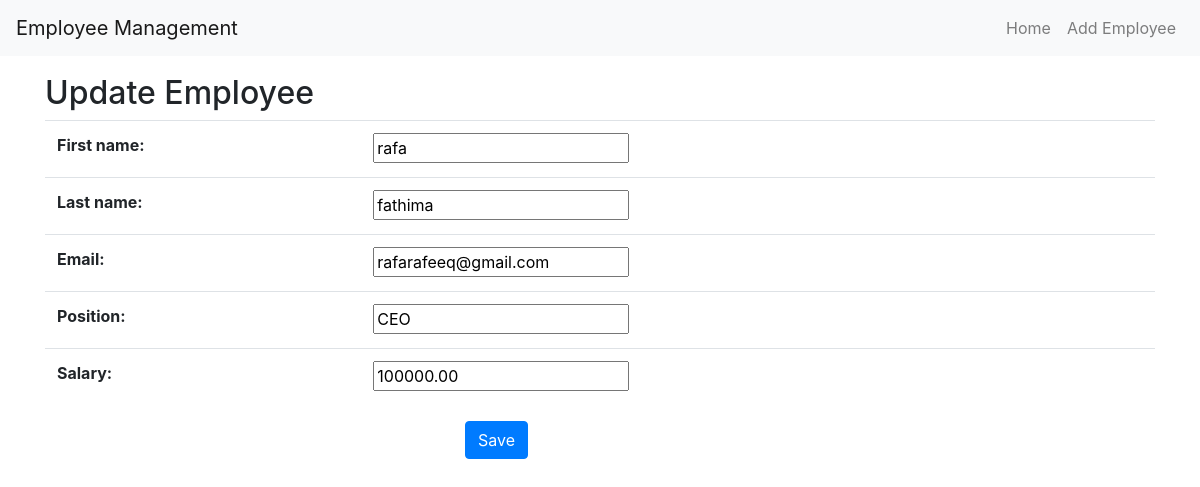
The page /update/4/ on the database its author committed.
### app2/models.py (models this page shows, shortened)
class Employee(models.Model):
    first_name = models.CharField(max_length=50)
    last_name = models.CharField(max_length=50)
    email = models.EmailField(unique=True)
    position = models.CharField(max_length=100)
    salary = models.DecimalField(max_digits=10, decimal_places=2)

### app2/views.py (the view)
# urls.py: path('update/<int:pk>/', views.employee_update, name='employee_update'),
def employee_update(request, pk):
    employee = get_object_or_404(Employee, pk=pk)
    if request.method == 'POST':
        form = EmployeeForm(request.POST, instance=employee)
        if form.is_valid():
            form.save()
            return redirect('employee_list')
    else:
        form = EmployeeForm(instance=employee)
    return render(request, 'employee_form.html', {'form': form})

### app2/forms.py
class EmployeeForm(forms.ModelForm):
    class Meta:
        model = Employee
        fields = ['first_name', 'last_name', 'email', 'position', 'salary']

### templates/employee_form.html (shortened to what this page needs)
{% extends 'base.html' %}
{% block content %}
<br>
<h2>{{ form.instance.pk|yesno:"Update Employee,Add New Employee" }}</h2>
<form method="post">
    <table class="table">
        {{ form.as_table }}
    </table>
    <div class="button" style="margin-left: 420px;">
        <button type="submit" class="btn btn-primary">Save</button>
    </div>
</form>
{% endblock %}

### templates/base.html (style rules this page uses)
body { padding-top: 50px; }

### rows shown on the page
Employee: instance.pk "Update Employee", first_name "rafa", last_name "fathima", email "rafarafeeq@gmail.com", position "CEO", salary "100000.00"
